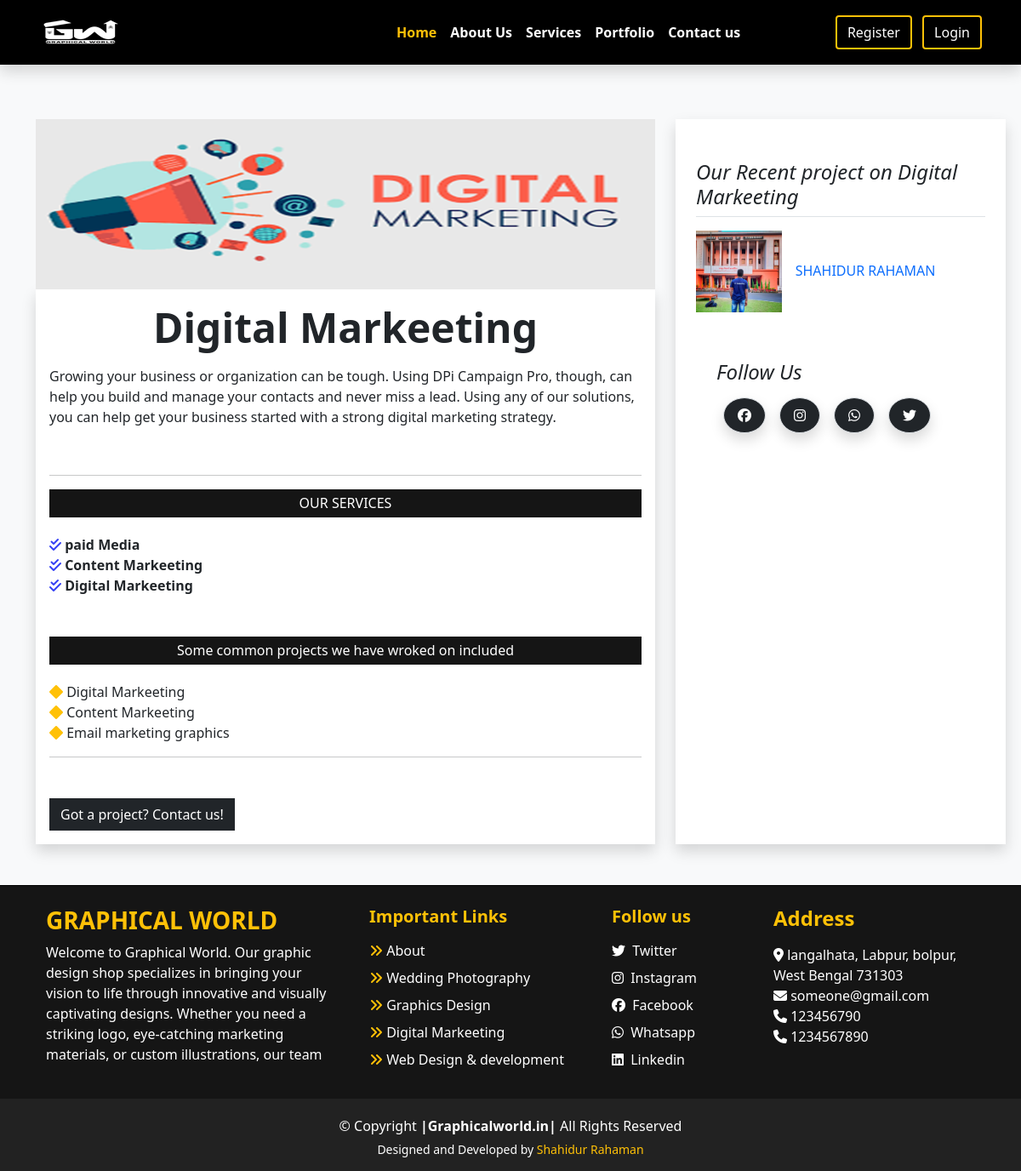
The page /digital-markeeting-details.php on the database its author committed.
### tables this page shows
CREATE TABLE `s_content` (
  `id` int(11) NOT NULL,
  `image` varchar(255) DEFAULT NULL,
  `about` text DEFAULT NULL,
  `type` varchar(255) DEFAULT NULL
);

CREATE TABLE `s_services` (
  `id` int(11) NOT NULL,
  `s_s_name` varchar(255) DEFAULT NULL,
  `type` varchar(255) DEFAULT NULL
);

CREATE TABLE `s_s_c_project` (
  `id` int(11) NOT NULL,
  `ssc_name` varchar(255) DEFAULT NULL,
  `type` varchar(255) DEFAULT NULL
);

CREATE TABLE `portfolio` (
  `id` int(11) NOT NULL,
  `image` varchar(255) NOT NULL,
  `name` varchar(255) DEFAULT NULL,
  `category` varchar(255) DEFAULT NULL
);

CREATE TABLE `footer` (
  `id` int(11) NOT NULL,
  `f_heading` varchar(255) DEFAULT NULL,
  `f_body` varchar(255) DEFAULT NULL
);

CREATE TABLE `contact_us` (
  `id` int(11) NOT NULL,
  `address` varchar(255) DEFAULT NULL,
  `heading` varchar(255) DEFAULT NULL,
  `ph1` varchar(255) DEFAULT NULL,
  `ph2` varchar(255) DEFAULT NULL,
  `email` varchar(255) DEFAULT NULL,
  `fb` varchar(255) DEFAULT NULL,
  `insta` varchar(255) DEFAULT NULL,
  `tw` varchar(255) DEFAULT NULL,
  `whatp` varchar(255) DEFAULT NULL,
  `g_map` varchar(255) DEFAULT NULL
);

### digital-markeeting-details.php (the view, shortened to what this page needs)
<!DOCTYPE html>
<html lang="en">
<head>
<?php
require_once("common_content/upper_links.php");
?>
</head>
<body class="bg-light">
<?php
require_once("common_content/navbar.php");
?>
<div class="container mb-5">
    <div class="row g-5 mt-3">
      <div class="col-md-8">
                                    <?php
                                       require_once("dashboard/partials/DBconnect.php");
                                       $sql = "SELECT * FROM s_content WHERE id = 3";
                                       $stmt = $connectingDB->query($sql);
                                       while ($Data = $stmt->fetch()) {
                                           $image = $Data["image"];
                                           $about = $Data["about"];
                                           $type = $Data["type"];
                                       }
                                       ?>
        <img src="dashboard/images/<?php echo $image; ?>" height="200px" width="100%" class="" alt="<?php echo $image; ?>" />
        <article class="blog-post shadow p-3 bg-white">
          <h2 class="display-5 link-body-emphasis mb-3 fw-bold text-center">
            <?php echo $type; ?>
          </h2>
          <p>
          <?php echo $about; ?>
          </p><br>
          <hr>
          <div class="bg-white blog_details">
            <h5>OUR SERVICES</h5>
          </div>
          <div class="our_services">
            <div class="row">
              <div class="col-lg-4">
              <?php
                                       $sql2 = "SELECT * FROM s_services WHERE type = 'Digital Markeeting'";
                                       $stmt2 = $connectingDB->query($sql2);
                                       while ($Data2 = $stmt2->fetch()) {
                                           $s_s_name = $Data2["s_s_name"];
                                       ?>
                <i class="fa-solid fa-check-double" style="color: #3440f4"></i>
                <span class="fw-bold"><?php echo $s_s_name; ?></span><br />
                <?php } ?>
              </div>
            </div>
          </div>
          <br><br>
          <div class="bg-white blog_details">
            <h5>Some common projects we have wroked on included</h5>
          </div>
          <ul class="list-unstyled">
                                   <?php
                                       $sql3 = "SELECT * FROM s_s_c_project WHERE type = 'Digital Markeeting'";
                                       $stmt3 = $connectingDB->query($sql3);
                                       while ($Data3 = $stmt3->fetch()) {
                                           $ssc_name = $Data3["ssc_name"];
                                       ?>
            <li>
              <i class="fa-solid fa-diamond text-warning"></i> <?php echo $ssc_name; ?>
            </li>
           <?php } ?>
          </ul>
          <hr>
          <nav class="blog-pagination mt-5" aria-label="Pagination">
            <a href="contact_us"><button type="button" class="btn btn-dark rounded-0">
                Got a project? Contact us!
              </button></a>
          </nav>
        </article>
      </div>
      <div class="col-md-4 shadow bg-white">
        <div class="position-sticky mt-5" style="top: 2rem">
          <div>
            <h4 class="fst-italic">
              Our Recent project on Digital Markeeting
            </h4>
            <ul class="list-unstyled">
                                  <?php
                                       $sql4 = "SELECT * FROM portfolio WHERE category = 'Digital Markeeting'";
                                       $stmt4 = $connectingDB->query($sql4);
                                       while ($Data4 = $stmt4->fetch()) {
                                           $portfolio_image = $Data4["image"];
                                           $portfolio_name = $Data4["name"];
                                       ?>
              <li>
                <a class="d-flex flex-column flex-lg-row gap-3 align-items-start align-items-lg-center py-3 link-body-emphasis text-decoration-none border-top"
                  href="portfolio">
                  <img class="bd-placeholder-img" width="100%" height="96" src="dashboard/images/<?php echo $portfolio_image; ?>" alt="dashboard/images/<?php echo $portfolio_image; ?>">
                  <div class="col-lg-8">
                    <h6 class="mb-0"><?php echo $portfolio_name; ?></h6>
                  </div>
                </a>
              </li>
              <?php } ?>
            </ul>
          </div>
          <div class="p-4">
            <h4 class="fst-italic">Follow Us</h4>
                                       <?php
                                       $sql5 = "SELECT * FROM  contact_us";
                                       $stmt5 = $connectingDB->query($sql5);
                                       while ($Data5 = $stmt5->fetch()) {
                                           $facebook = $Data5["fb"];
                                           $instagram = $Data5["insta"];
                                           $twitter = $Data5["tw"];
                                           $whatsapp = $Data5["whatp"];
                                       }
                                       ?>
            <ol class="list-unstyled" style="display: flex">
              <li class="m-2 border bg-dark border-black shadow px-3 py-2 rounded-circle">
                <a class="text-decoration-none text-white" href="<?php echo $facebook; ?>" target="_blank"><i class="fab fa-facebook"></i></a>
              </li>
              <li class="m-2 border bg-dark border-black shadow px-3 py-2 rounded-circle">
                <a class="text-decoration-none text-white" href="<?php echo $instagram; ?>" target="_blank"><i class="fab fa-instagram"></i></a>
              </li>
              <li class="m-2 border bg-dark border-black shadow px-3 py-2 rounded-circle">
                <a class="text-decoration-none text-white" href="<?php echo $whatsapp; ?>" target="_blank"><i class="fab fa-whatsapp"></i></a>
              </li>
              <li class="m-2 border bg-dark border-black shadow px-3 py-2 rounded-circle">
                <a class="text-decoration-none text-white" href="<?php echo $twitter; ?>" target="_blank"><i class="fab fa-twitter"></i></a>
              </li>
            </ol>
          </div>
        </div>
      </div>
    </div>
  </div>
<?php
require_once("common_content/footer.php");
?>
</body>
</html>

### common_content/upper_links.php (shortened to what this page needs)
 <link rel="stylesheet" href="css/style.css" />
 <link rel="stylesheet" href="https://cdnjs.cloudflare.com/ajax/libs/font-awesome/6.5.2/css/all.min.css"
/>
 <link href="https://cdn.jsdelivr.net/npm/bootstrap@5.0.2/dist/css/bootstrap.min.css" rel="stylesheet"
/>
 <link rel="stylesheet" href="https://cdn.jsdelivr.net/npm/swiper@9/swiper-bundle.min.css" />

### common_content/navbar.php (shortened to what this page needs)
 <?php
require_once("upper_links.php");
 ?>
 <nav class="navbar navbar-expand-lg navbar-dark shadow sticky-top" style="background-color: black">
    <div class="container">
      <a class="navbar-brand fw-bold" href="index.php">
        <img src="image/logo.png" alt="logo" class="img-fluid mx-auto rounder">
      </a>
      <div class="collapse navbar-collapse" id="navbarText">
        <ul class="navbar-nav me-auto mb-2 mb-lg-0">
          <li class="nav-item">
            <a class="nav-link active text-warning fw-bold" aria-current="page" href="index.php">Home</a>
          </li>
          <li class="nav-item">
            <a class="nav-link text-white fw-bold" href="about_us">About Us</a>
          </li>
          <li class="nav-item">
            <a class="nav-link text-white fw-bold" href="services">Services</a>
          </li>
          <li class="nav-item">
            <a class="nav-link text-white fw-bold" href="portfolio">Portfolio</a>
          </li>
          <li class="nav-item">
            <a class="nav-link text-white fw-bold" href="contact_us">Contact us</a>
          </li>
        </ul>
        <span class="navbar-text">
          <button type="button" class=" border border-warning border-2 shadow-none  mx-1 btn btn-outline-warning">
            <a href="" class="text-decoration-none">Register</a>
          </button>
          <button type="button" class="btn border border-warning border-2 shadow-none  mx-1 btn btn-outline-warning">
            <a href="" class="text-decoration-none">Login</a>
          </button>
        </span>
      </div>
    </div>
  </nav>

### common_content/footer.php
  <div class="container-fluid footer text-white" style="border-top: 1px black solid;">
    <div class="container">
      <div class="row">
        <div class="col-lg-4 p-4">
        <?php
         require_once("dashboard/partials/DBconnect.php");
         $sql1 = "SELECT * FROM footer";
         $stmt1 = $connectingDB->query($sql1);
         while ($Data1 = $stmt1->fetch()) {
             $f_heading = $Data1["f_heading"];
             $f_body = $Data1["f_body"];
         }
         ?>
          <h3 class="h-font fw-bold fs-3 text-warning text-uppercase"><?php echo $f_heading; ?></h3>
          <p>
           <?php echo $f_body; ?>
          </p>
        </div>
        <div class="col-lg-3 p-4">
          <h5 class="mb-3 fw-bold text-warning">Important Links</h5>
          <a href="about_us" class="d-inline-block mb-2 text-white text-decoration-none">
            <i class="fa-solid fa-angles-right text-warning"></i><span class="fot"> About</span></a><br>
          <a href="wedding-photography-details" class="d-inline-block mb-2 text-white text-decoration-none">
            <i class="fa-solid fa-angles-right text-warning"></i><span class="fot"> Wedding Photography</span></a><br>
          <a href="graphics-design-details" class="d-inline-block mb-2 text-white text-decoration-none">
            <i class="fa-solid fa-angles-right text-warning"></i><span class="fot"> Graphics Design</span></a><br>
          <a href="digital-markeeting-details" class="d-inline-block mb-2 text-white text-decoration-none">
            <i class="fa-solid fa-angles-right text-warning"></i><span class="fot"> Digital Markeeting</span></a><br>
          <a href="webdev-details" class="d-inline-block mb-2 text-white text-decoration-none">
            <i class="fa-solid fa-angles-right text-warning"></i><span class="fot"> Web Design & development</span></a><br>
        </div>
        <div class="col-lg-2 p-4">
          <h5 class="mb-3 fw-bold text-warning">Follow us</h5>
          <a href="#" class="d-inline-block text-white text-decoration-none mb-2"><i class="fab fa-twitter me-1"></i>
            Twitter</a><br>
          <a href="#" class="d-inline-block text-white text-decoration-none mb-2"><i class="fab fa-instagram me-1"></i>
            Instagram</a><br>
          <a href="#" class="d-inline-block text-white text-decoration-none mb-2"><i class="fab fa-facebook me-1"></i>
            Facebook</a><br>
          <a href="#" class="d-inline-block text-white text-decoration-none mb-2"><i class="fab fa-whatsapp me-1"></i>
            Whatsapp</a><br>
          <a href="#" class="d-inline-block text-white text-decoration-none mb-2"><i class="fab fa-linkedin me-1"></i>
            Linkedin</a><br>
        </div>
        <div class="col-lg-3 p-4">
          <?php
          $sql2 = "SELECT * FROM contact_us";
          $stmt2 = $connectingDB->query($sql2);
          while ($Data2 = $stmt2->fetch()) {
              $address = $Data2["address"];
              $email = $Data2["email"];
              $ph1 = $Data2["ph1"];
              $ph2 = $Data2["ph2"];
          }
          ?>
          <h4 class="mb-3 fw-bold text-warning">Address</h4>
          <i class="fa-solid fa-location-dot"></i> <?php echo $address; ?>
          <br>
          <i class="fa-solid fa-envelope"></i> <?php echo $email; ?> <br>
          <i class="fa-solid fa-phone"></i> <?php echo $ph1; ?> <br>
          <i class="fa-solid fa-phone"></i> <?php echo $ph2; ?> <br>
        </div>
      </div>
    </div>
  </div>
  <div class="second-footer m-0" style="background-color: #222222;">
    <div class="container">
        <div class="copyright">
          © Copyright <strong><span>|Graphicalworld.in|</span></strong> All Rights Reserved
        </div>
        <div class="credits">
          Designed and Developed by <a href="" class="text-decoration-none text-warning">Shahidur Rahaman</a>
        </div>
      </div>
</div>

### css/style.css (style rules this page uses)
#navbarText { margin-left: 300px; }
.blog_details h5 { background-color: #151515; color: #fff; padding: 7px 0; font-size: 16px; margin-bottom: 20px; text-align: center; }
.footer { background-color: #151515; }
.second-footer .copyright { text-align: center; padding-top: 20px; color: white; }
.second-footer .credits { padding-top: 5px; text-align: center; font-size: 14px; color: #fff; padding-bottom: 15px; }

### rows shown on the page
s_content: image (picture), type "Digital Markeeting", about "Growing your business or organization can be tough. Using DPi Campaign Pro, though, can help you build and manage your contacts and never miss a lead. Using any of our solutions, you can help get your business started with a strong digital marketing strategy."
s_services: s_s_name "paid Media"
s_services: s_s_name "Content Markeeting"
s_services: s_s_name "Digital Markeeting"
s_s_c_project: ssc_name "Digital Markeeting"
s_s_c_project: ssc_name "Content Markeeting"
s_s_c_project: ssc_name "Email marketing graphics"
portfolio: image (picture), name "SHAHIDUR RAHAMAN"
footer: f_heading "GRAPHICAL WORLD", f_body "Welcome to Graphical World. Our graphic design shop specializes in bringing your vision to life through innovative and visually captivating designs. Whether you need a striking logo, eye-catching marketing materials, or custom illustrations, our team"
contact_us: address "langalhata, Labpur, bolpur, West Bengal 731303", email "someone@gmail.com", ph1 "123456790", ph2 "1234567890"
